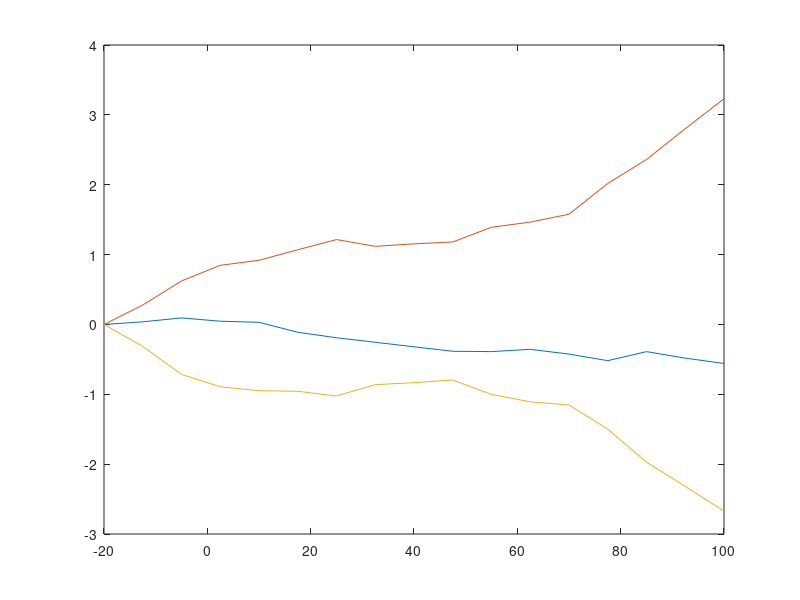

Here is the MATLAB script that generated this plot:
clear all

%116009329
PZT1=[-20.0000 -20.0000 0.0000 0.0000      %NOT to set the 1st value of x to zero
-12.5000 2.2190 -8.6548 -1.7520
-5.0000 27.3585 -14.3891 -2.9129
2.5000 54.2432 -18.3782 -3.7204
10.0000 82.8480 -20.6472 -4.1798
17.5000 112.7852 -21.5838 -4.3694
25.0000 143.9540 -21.2888 -4.3096
32.5000 176.1532 -19.9634 -4.0413
40.0000 209.0891 -17.9014 -3.6239
47.5000 242.4632 -15.4010 -3.1177
55.0000 275.9796 -12.7584 -2.5828
62.5000 309.7172 -9.8947 -2.0030
70.0000 343.2352 -7.2504 -1.4678
77.5000 376.5494 -4.8100 -0.9737
85.0000 409.5136 -2.7197 -0.5506
92.5000 441.9830 -1.1240 -0.2275
100.0000 473.9809 0.0000 0.0000];

%116009330
PZT2=[-20.0000 -20.0000 0.0000 0.0000      %NOT to set the 1st value of x to zero
-12.5000 2.4592 -8.6514 -1.7380
-5.0000 27.8876 -14.3336 -2.8796
2.5000 55.0434 -18.2884 -3.6741
10.0000 83.7352 -20.7072 -4.1600
17.5000 113.9668 -21.5862 -4.3366
25.0000 145.3593 -21.3043 -4.2799
32.5000 177.5267 -20.2475 -4.0677
40.0000 210.5625 -18.3223 -3.6809
47.5000 244.0276 -15.9678 -3.2079
55.0000 277.7600 -13.3461 -2.6812
62.5000 311.5379 -10.6787 -2.1453
70.0000 345.2376 -8.0897 -1.6252
77.5000 379.0859 -5.3519 -1.0752
85.0000 412.2631 -3.2854 -0.6600
92.5000 445.2675 -1.3915 -0.2795
100.0000 477.7696 0.0000 0.0000];

%116009331
PZT3=[-20.0000 -20.0000 0.0000 0.0000      %NOT to set the 1st value of x to zero
-12.5000 1.8664 -8.8754 -1.8044
-5.0000 26.5501 -14.9335 -3.0361
2.5000 53.3044 -18.9211 -3.8468
10.0000 81.8682 -21.0991 -4.2896
17.5000 111.9406 -21.7685 -4.4257
25.0000 143.1199 -21.3309 -4.3367
32.5000 175.5465 -19.6462 -3.9942
40.0000 208.5756 -17.3588 -3.5292
47.5000 242.0519 -14.6243 -2.9732
55.0000 275.3660 -12.0520 -2.4503
62.5000 308.9659 -9.1940 -1.8692
70.0000 342.5066 -6.3951 -1.3002
77.5000 375.5687 -4.0749 -0.8284
85.0000 407.9312 -2.4542 -0.4989
92.5000 440.1460 -0.9811 -0.1995
100.0000 471.8689 0.0000 0.0000];


V=PZT1(:,1);

X_PZT1=PZT1(:,2);

X_PZT2=PZT2(:,2);

X_PZT3=PZT3(:,2);

X_Mean=(X_PZT1+X_PZT2+X_PZT3)/3;

X_Dev1=X_PZT1-X_Mean;
X_Dev2=X_PZT2-X_Mean;
X_Dev3=X_PZT3-X_Mean;


plot(V,X_PZT1,V,X_PZT2,V,X_PZT3);


plot(V,X_Dev1,V,X_Dev2,V,X_Dev3);
